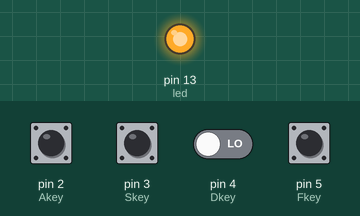
A sketch run on a simulated Arduino Uno, built with avr-gcc and run on an emulated ATmega328P. On the bench: output pins drawn as LEDs (lit = HIGH). The inputs (shaded band) are chosen by the test bench; at power-on: pin 2 (Akey) HIGH, pin 3 (Skey), pin 4 (Dkey), pin 5 (Fkey) LOW. What the sketch prints to the serial monitor is not drawn.

Above: at 1.4 s.
1.5 s: pin 2 (Akey) pulled LOW for 0.25 s
4.5 s: pin 3 (Skey) pulled HIGH for 0.25 s
7.5 s: pin 2 (Akey) pulled LOW for 1 s
10.5 s: pin 3 (Skey) pulled HIGH for 1 s
13.5 s: pin 3 (Skey) driven HIGH and pin 4 (Dkey) driven HIGH
16.5 s: pin 3 (Skey) driven LOW
Timing chart, 0 to 19.5 s (numbered marks = the images above; inputs shaded):
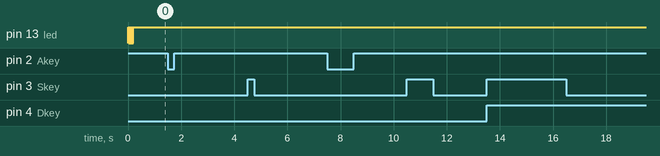

Measured:
- by itself, pin 13 (led): alternates HIGH for 0.02 s and LOW for 0.02 s, 10 changes in all, then stays HIGH

The sketch:

mmClone01.ino
```cpp
/*
  mmClone
  Used with expansion board to enable high impedance inputs

  Needs Atmel 16U2 reprogramming with HID profile after code upload

  Maps digital pins to following keystrokes
  2 - A
  3 - S
  4 - D
  5 - F
  6 - K
  7 - L
  8 - <space>
  9 - <enter>

  Active high LED on pin 13 to indicate keystroke send
 */

int led = 13;
uint8_t buf[8] = { 0 };
int Akey = 2;
int Skey = 3;
int Dkey = 4;
int Fkey = 5;
int Kkey = 6;
int Lkey = 7;
int Space = 8;
int Enter = 9;
int keyRepeat = 200; //milisecond delay before looking for next 'keypress'
char Pr;
boolean Pressed = false;

void pressKey(char key){
  switch (key){
    case 'A':
      buf[2] = 0x04;
      break;
    case 'S':
      buf[2] = 0x16;
      break;
    case 'D':
      buf[2] = 0x07;
      break;
    case 'F':
      buf[2] = 0x09;
      break;
    case 'K':
      buf[2] = 0x0E;
      break;
    case 'L':
      buf[2] = 0x0F;
      break;
    case 's':
      buf[2] = 0x2C;
      break;
    case 'e':
      buf[2] = 0x28;
      break;
  }
  digitalWrite(led, HIGH);
  Serial.write(buf, 8);
  delay(keyRepeat / 2);
  releaseKey();
  delay(keyRepeat / 2);
  digitalWrite(led, LOW);
}

void releaseKey()
{
  buf[0] = 0;
  buf[2] = 0;
  Serial.write(buf, 8);
}

// the setup routine runs once when you press reset:
void setup() {
  // initialize the digital pin as an output.
  pinMode(led, OUTPUT);
  digitalWrite(led, LOW);
  pinMode(Akey, INPUT);
  pinMode(Skey, INPUT);
  pinMode(Dkey, INPUT);
  pinMode(Fkey, INPUT);
  pinMode(Kkey, INPUT);
  pinMode(Lkey, INPUT);
  pinMode(Space, INPUT);
  pinMode(Enter, INPUT);
  Serial.begin(9600);
  for (int i = 0; i<5; i++) {
    digitalWrite(led, HIGH);
    delay(20);
    digitalWrite(led, LOW);
    delay(20);
  }

}

// the loop routine runs over and over again forever:
void loop() {
  Pressed = true;
  if (digitalRead(Akey) == LOW) Pr = 'A';
  else if (digitalRead(Skey) == LOW) Pr = 'S';
  else if (digitalRead(Dkey) == LOW) Pr = 'D';
  else if (digitalRead(Fkey) == LOW) Pr = 'F';
  else if (digitalRead(Kkey) == LOW) Pr = 'K';
  else if (digitalRead(Lkey) == LOW) Pr = 'L';
  else if (digitalRead(Space) == LOW) Pr = 's';
  else if (digitalRead(Enter) == LOW) Pr = 'e';
  else Pressed = false;

  if (Pressed) {
    pressKey(Pr);
  }

}
```
